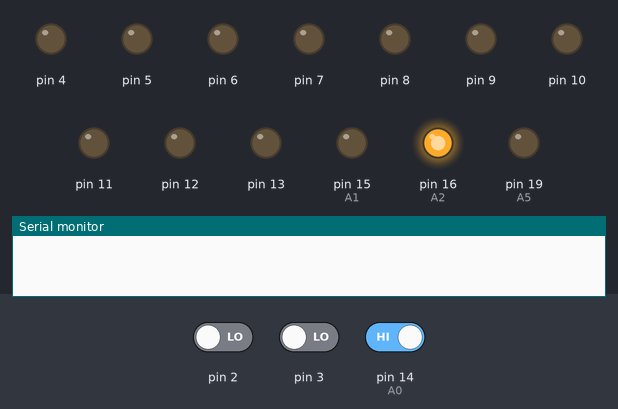
A sketch run on a simulated Arduino Uno, built with avr-gcc and run on an emulated ATmega328P. On the bench: output pins drawn as LEDs (lit = HIGH), the last lines printed to the serial monitor. The inputs (shaded band) are chosen by the test bench; at power-on: pin 14 (A0) HIGH, pin 2 LOW, pin 3 LOW.

Above: at 1.2 s.
1.3 s: pin 14 (A0) driven LOW
At 1.6 s:
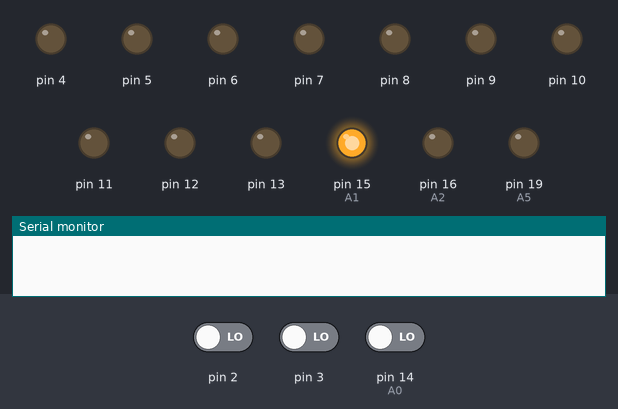
2.8 s: pin 14 (A0) driven HIGH
At 5.9 s:
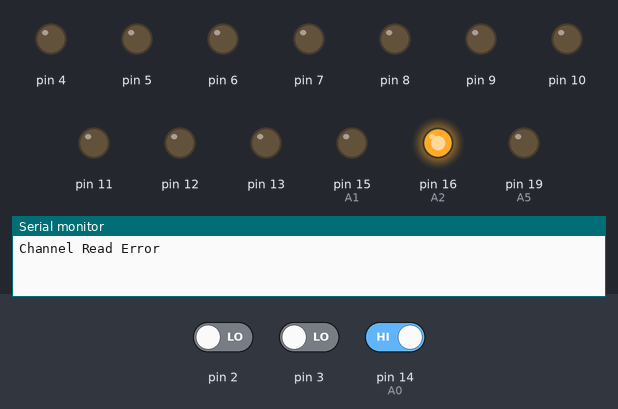
Timing chart, 0 to 7.4 s (numbered marks = the images above; inputs shaded):
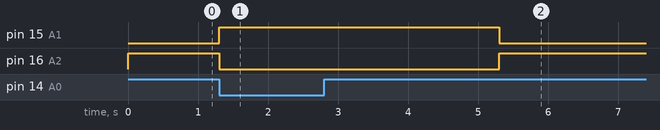

Measured:
- after the input at 1.3 s, pin 15 (A1): LOW → HIGH at once; pin 16 (A2): HIGH → LOW at once
- after the input at 2.8 s, pin 15 (A1): HIGH → LOW after 2.5 s; pin 16 (A2): LOW → HIGH after 2.5 s

The sketch:

rclaunch.ino
```cpp
#include <SoftwareSerial.h>

SoftwareSerial lora(18,17);//A4,A3

bool readerror=false;
bool lightstatus=false;

bool launchlock=false;
int lastlaunch=0;

void setup() {
pinMode(2, INPUT);
pinMode(3, INPUT);
pinMode(14, INPUT);//A0
pinMode(15, OUTPUT);//A1
pinMode(16, OUTPUT);//A2
pinMode(19, OUTPUT);//A5

pinMode(4, OUTPUT);
pinMode(5, OUTPUT);
pinMode(6, OUTPUT);
pinMode(7, OUTPUT);
pinMode(8, OUTPUT);
pinMode(9, OUTPUT);
pinMode(10, OUTPUT);
pinMode(11, OUTPUT);
pinMode(12, OUTPUT);
pinMode(13, OUTPUT);

digitalWrite(4,LOW);
digitalWrite(5,LOW);
digitalWrite(6,LOW);
digitalWrite(7,LOW);
digitalWrite(8,LOW);
digitalWrite(9,LOW);
digitalWrite(10,LOW);
digitalWrite(11,LOW);
digitalWrite(12,LOW);
digitalWrite(13,LOW);

digitalWrite(15,LOW);
digitalWrite(16,LOW);
digitalWrite(19,LOW);


Serial.begin(9600);
lora.begin(9600);

//lora.println("AT+IPR=9600");

}

void loop() {
  if(digitalRead(14)==false){ //Use RC comms --------------------------------------------
    //Serial.println("RC Active");
    digitalWrite(15,HIGH);
    digitalWrite(16,LOW);
    int ch1 = pulseIn(3, HIGH); //read the pulse width of each channel
    int ch2 = pulseIn(2, HIGH);
    if(ch1==0||ch2==0) readerror=true;
    //Serial.print(ch1);
    //Serial.print("   ");
    //Serial.print(ch2);
    //Serial.print("   ");
    ch1=map(ch1, 1073,1974,-100,100);//tested max limits of each channel
    ch2=map(ch2, 987,1961,-100,100);
    //Serial.print(ch1);
    //Serial.print("   ");
    //Serial.print(ch2);
    //Serial.println("");

    if(readerror==true){
      keeplow();
      Serial.println("Channel Read Error");
      int ch1 = pulseIn(3, HIGH); //read the pulse width of each channel
      int ch2 = pulseIn(2, HIGH);
      readerror=false;
      if(ch1==0||ch2==0) readerror=true;
    }

    if(readerror==false){
      int launchnum = determinelaunch(ch1,ch2);
      if (lastlaunch==0){
        launchlock=false;
      }
      if (lastlaunch>0){
        launchlock=true;
        }
      if(launchlock==false){
        if(launchnum>0) {
          Serial.println(launchnum);
          actuallylaunch(launchnum);
        }
        if(launchnum==0) Serial.println("waiting");
      }
       lastlaunch=launchnum;
    }
  }


  if(digitalRead(14)==true){ //Use LoRa comms --------------------------------------------
    digitalWrite(15,LOW);
    digitalWrite(16,HIGH);
    //Serial.println("LoRa Active");
    //char ch;
    //lora.println("AT+IPR?");
    //lora.println("AT+IPR=9600");
    String inString;
    while (lora.available())
    {
      if(lora.available()){
      inString += String(char(lora.read()));
      }
    }
    if(inString.length()>0)
    {
      inString.trim();
      Serial.println("received: "+inString);
      String message = inString.substring(9,13);
      if(message.substring(0,2) == "RC"){
        String launchnumstr = message.substring(2,4);
        int launchnum = launchnumstr.toInt();
        Serial.println("understood, launch "+String(launchnum));
        if((launchnum>0) && (launchnum<11)){
          actuallylaunch(launchnum);
          Serial.println("success");
        }
        else{
          Serial.println("launch number invalid");
          if(launchnum == 24){
            Serial.println("toggle light");
            lightstatus=!lightstatus;
            if(lightstatus==false) digitalWrite(19,LOW);
            if(lightstatus==true) digitalWrite(19,HIGH);
          }
        }
        Serial.println("");

      }
      else{
        Serial.println("message not for me");
        Serial.println("");
      }
      inString.remove(0);
    }
    //lora.println("AT+SEND=0,5,HELLO");
    //lora.println("AT+MODE?");
    //lora.println("AT+PARAMETER?");
    //lora.println("AT+BAND?");
    //lora.println("AT+ADDRESS?");
    //lora.println("AT+ADDRESS=3");
    //lora.println("AT+NETWORKID?");
    //lora.println("AT+CPIN?");
    //lora.println("AT+NETWORKID?");
    //delay(100);
    //Serial.println("received: "+inString);
    //delay(100);

  }


}


int determinelaunch(int wheel, int trigger){
  if(wheel>-33 && wheel<33 && trigger>-50 && trigger<50) return 0;

  if(wheel>-110 && wheel<=-66 && trigger>50 && trigger<110) return 1;
  if(wheel>-66 && wheel<=-15 && trigger>50 && trigger<110) return 2;
  if(wheel>-15 && wheel<=15 && trigger>50 && trigger<110) return 3;
  if(wheel>15 && wheel<=66 && trigger>50 && trigger<110) return 4;
  if(wheel>66 && wheel<=110 && trigger>50 && trigger<110) return 5;

  if(wheel>-110 && wheel<=-66 && trigger>-110 && trigger<-50) return 6;
  if(wheel>-66 && wheel<=-15 && trigger>-110 && trigger<-50) return 7;
  if(wheel>-15 && wheel<=15 && trigger>-110 && trigger<-50) return 8;
  if(wheel>15 && wheel<=66 && trigger>-110 && trigger<-50) return 9;
  if(wheel>66 && wheel<=110 && trigger>-110 && trigger<-50) return 10;

  return 0;

}

void keeplow(void){
  digitalWrite(4,LOW);
  digitalWrite(5,LOW);
  digitalWrite(6,LOW);
  digitalWrite(7,LOW);
  digitalWrite(8,LOW);
  digitalWrite(9,LOW);
  digitalWrite(10,LOW);
  digitalWrite(11,LOW);
  digitalWrite(12,LOW);
  digitalWrite(13,LOW);

}

void actuallylaunch(int launchnum){
  int digport=14-launchnum;
  digitalWrite(digport,HIGH);
  delay(1050);
  keeplow();
}
```
